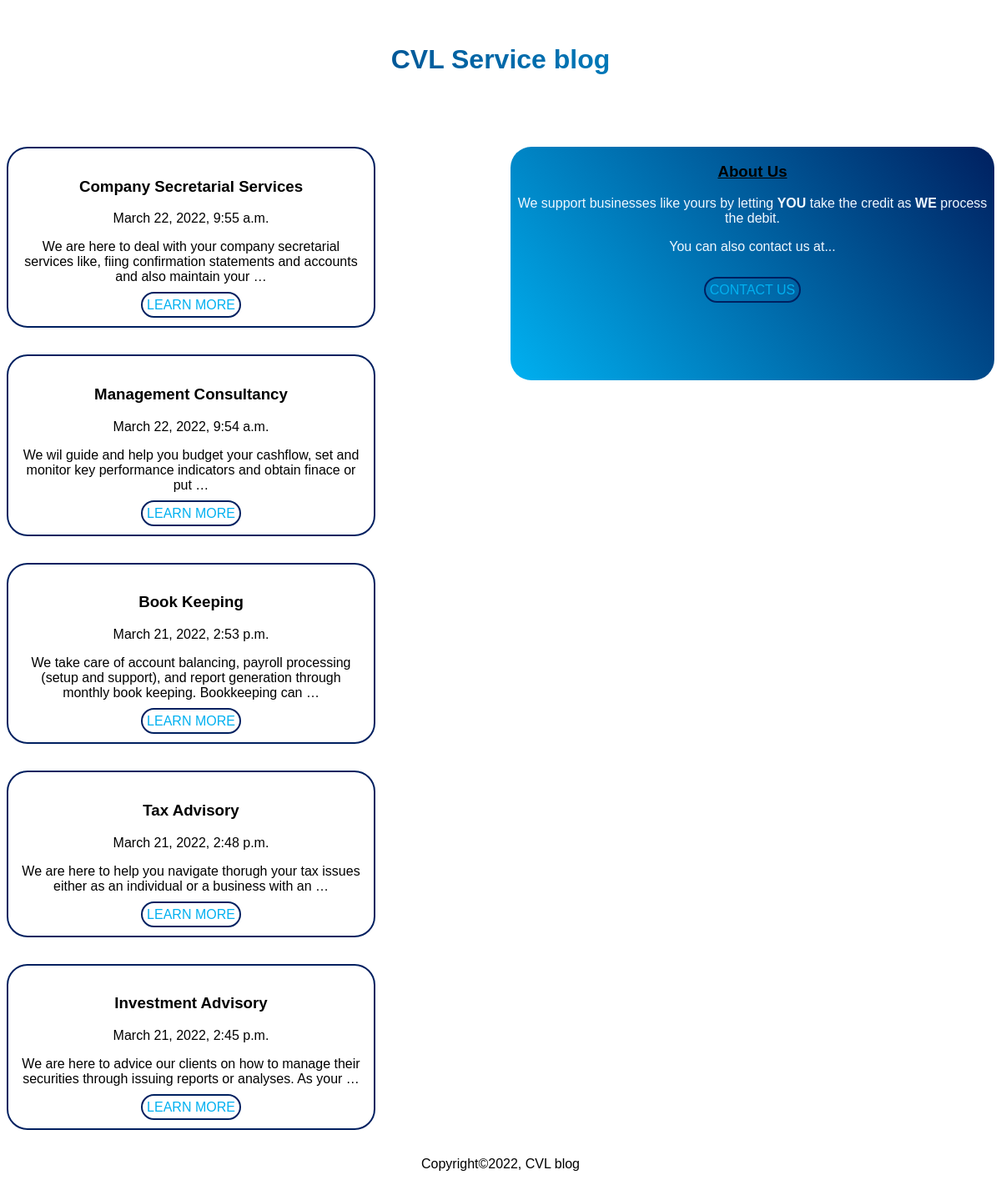
The page / on the database its author committed.
### posts/models.py (models this page shows, shortened)
class Post(models.Model):
    title = models.CharField(max_length=100)
    body = models.CharField(max_length=100000000)
    created_at = models.DateTimeField(default=datetime.now, blank=True)

### posts/views.py (the view)
# urls.py: path('', views.index, name='index'),
def index(request):
    posts = Post.objects.all()
    return render(request, 'index.html', {'posts': posts})

### posts/template/index.html
{% extends "base.html" %}
{% load static %}
{% block content %}
<div class="moja">
    <h1>CVL Service blog</h1>
</div>
<div id="box-container">
<div id="row">
{% for post in posts reversed %}
<div class="mbili" >
        <h3>{{ post.title }}</h3>
        <p>{{post.created_at}} </p>
        <p>{{post.body|truncatewords:20}} </p>
        <a href="/post/{{post.id}}" class="unda">LEARN MORE</a>
</div>
{% endfor %}
</div>
{% block sidebar %}
{% include 'sidebar.html' %}
{% endblock %}
</div>
{% endblock %}

### posts/template/base.html (shortened to what this page needs)
{% load static %}
<!DOCTYPE html>
<html lang="en">
<head>
    <link rel="stylesheet" href="{% static 'css/style.css' %}">
</head>
<body>
    {% block content %}
    {% endblock content %}
</body>
<footer id="footer">
    <p>Copyright&copy;2022, CVL blog</p>
</footer>
</html>

### posts/template/sidebar.html
{% block sidebar %}
{% load static %}
<div class="sidebar" style="color: aliceblue;">
    <h3 style="color: black; text-decoration: underline;">About Us</h3>
    <p>
        We support businesses like yours by letting <strong>YOU</strong> take the credit as <strong>WE</strong> process the
        debit.
    </p>
    <p>You can also contact us at...</p>
    <br>
    <a href="{% url 'posts:contact' %}" class="unda" >CONTACT US</a>
  </div>
  {% endblock %}

### posts/static/css/style.css (style rules this page uses)
* { font-family: sans-serif; }
h1 { color: transparent; background: linear-gradient(to right, #002060, #00b0f0); -webkit-background-clip: text; text-align: center; padding: 2rem ; }
.mbili { border: 2px solid #002060; border-radius: 25px; margin-top: 2rem; padding: 1rem; text-align: center; width: 70%; }
#box-container { display: grid; grid-template-columns: repeat(auto-fit, minmax(27rem, 1fr)); gap: 1.5rem; }
.unda { text-decoration: none; color: #00b0f0; background: transparent; border: 2px solid #002060; border-radius: 25px; padding: 5px; }
#footer { margin-top: 2rem; }
#footer p { text-align: center; }
.sidebar { background: linear-gradient(230deg, #002060, #00b0f0); border-radius: 25px; height: 35vh; margin-top: 2rem; text-align: center; }

### rows shown on the page
Post: title "Company Secretarial Services", created_at "March 22, 2022, 9:55 a.m.", body "We are here to deal with your company secretarial services like, fiing confirmation statements and accounts and also maintain your …"
Post: title "Management Consultancy", created_at "March 22, 2022, 9:54 a.m.", body "We wil guide and help you budget your cashflow, set and monitor key performance indicators and obtain finace or put …"
Post: title "Book Keeping", created_at "March 21, 2022, 2:53 p.m.", body "We take care of account balancing, payroll processing (setup and support), and report generation through monthly book keeping. Bookkeeping can …"
Post: title "Tax Advisory", created_at "March 21, 2022, 2:48 p.m.", body "We are here to help you navigate thorugh your tax issues either as an individual or a business with an …"
Post: title "Investment Advisory", created_at "March 21, 2022, 2:45 p.m.", body "We are here to advice our clients on how to manage their securities through issuing reports or analyses. As your …"
